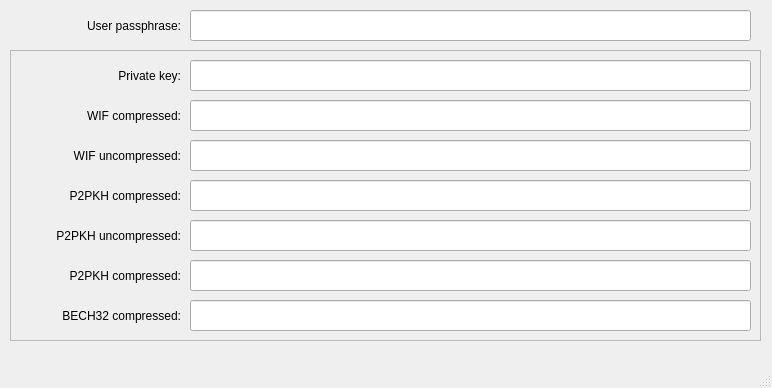
<?xml version="1.0" encoding="UTF-8"?>
<ui version="4.0">
 <class>MainWindow</class>
 <widget class="QMainWindow" name="MainWindow">
  <property name="geometry">
   <rect>
    <x>0</x>
    <y>0</y>
    <width>772</width>
    <height>388</height>
   </rect>
  </property>
  <property name="sizePolicy">
   <sizepolicy hsizetype="Fixed" vsizetype="Fixed">
    <horstretch>0</horstretch>
    <verstretch>0</verstretch>
   </sizepolicy>
  </property>
  <property name="windowTitle">
   <string>C++ test task : Bitcoin address generation</string>
  </property>
  <widget class="QWidget" name="centralwidget">
   <property name="sizePolicy">
    <sizepolicy hsizetype="Fixed" vsizetype="Fixed">
     <horstretch>0</horstretch>
     <verstretch>0</verstretch>
    </sizepolicy>
   </property>
   <widget class="QLabel" name="label">
    <property name="geometry">
     <rect>
      <x>0</x>
      <y>10</y>
      <width>181</width>
      <height>31</height>
     </rect>
    </property>
    <property name="text">
     <string>User passphrase:</string>
    </property>
    <property name="alignment">
     <set>Qt::AlignRight|Qt::AlignTrailing|Qt::AlignVCenter</set>
    </property>
   </widget>
   <widget class="QLineEdit" name="UserInput">
    <property name="geometry">
     <rect>
      <x>190</x>
      <y>10</y>
      <width>561</width>
      <height>31</height>
     </rect>
    </property>
    <property name="text">
     <string/>
    </property>
   </widget>
   <widget class="QFrame" name="frame">
    <property name="geometry">
     <rect>
      <x>10</x>
      <y>50</y>
      <width>751</width>
      <height>291</height>
     </rect>
    </property>
    <property name="frameShape">
     <enum>QFrame::StyledPanel</enum>
    </property>
    <property name="frameShadow">
     <enum>QFrame::Raised</enum>
    </property>
    <widget class="QLineEdit" name="PrivateKey">
     <property name="geometry">
      <rect>
       <x>180</x>
       <y>10</y>
       <width>561</width>
       <height>31</height>
      </rect>
     </property>
     <property name="text">
      <string/>
     </property>
    </widget>
    <widget class="QLabel" name="label_2">
     <property name="geometry">
      <rect>
       <x>10</x>
       <y>10</y>
       <width>161</width>
       <height>31</height>
      </rect>
     </property>
     <property name="text">
      <string>Private key:</string>
     </property>
     <property name="alignment">
      <set>Qt::AlignRight|Qt::AlignTrailing|Qt::AlignVCenter</set>
     </property>
    </widget>
    <widget class="QLabel" name="label_3">
     <property name="geometry">
      <rect>
       <x>10</x>
       <y>50</y>
       <width>161</width>
       <height>31</height>
      </rect>
     </property>
     <property name="text">
      <string>WIF compressed:</string>
     </property>
     <property name="alignment">
      <set>Qt::AlignRight|Qt::AlignTrailing|Qt::AlignVCenter</set>
     </property>
    </widget>
    <widget class="QLineEdit" name="WIFc">
     <property name="geometry">
      <rect>
       <x>180</x>
       <y>50</y>
       <width>561</width>
       <height>31</height>
      </rect>
     </property>
     <property name="text">
      <string/>
     </property>
    </widget>
    <widget class="QLineEdit" name="WIFu">
     <property name="geometry">
      <rect>
       <x>180</x>
       <y>90</y>
       <width>561</width>
       <height>31</height>
      </rect>
     </property>
     <property name="text">
      <string/>
     </property>
    </widget>
    <widget class="QLabel" name="label_4">
     <property name="geometry">
      <rect>
       <x>10</x>
       <y>90</y>
       <width>161</width>
       <height>31</height>
      </rect>
     </property>
     <property name="text">
      <string>WIF uncompressed:</string>
     </property>
     <property name="alignment">
      <set>Qt::AlignRight|Qt::AlignTrailing|Qt::AlignVCenter</set>
     </property>
    </widget>
    <widget class="QLineEdit" name="P2PKHc">
     <property name="geometry">
      <rect>
       <x>180</x>
       <y>130</y>
       <width>561</width>
       <height>31</height>
      </rect>
     </property>
     <property name="text">
      <string/>
     </property>
    </widget>
    <widget class="QLabel" name="label_5">
     <property name="geometry">
      <rect>
       <x>10</x>
       <y>130</y>
       <width>161</width>
       <height>31</height>
      </rect>
     </property>
     <property name="text">
      <string>P2PKH compressed:</string>
     </property>
     <property name="alignment">
      <set>Qt::AlignRight|Qt::AlignTrailing|Qt::AlignVCenter</set>
     </property>
    </widget>
    <widget class="QLineEdit" name="P2PKHu">
     <property name="geometry">
      <rect>
       <x>180</x>
       <y>170</y>
       <width>561</width>
       <height>31</height>
      </rect>
     </property>
     <property name="text">
      <string/>
     </property>
    </widget>
    <widget class="QLabel" name="label_6">
     <property name="geometry">
      <rect>
       <x>10</x>
       <y>170</y>
       <width>161</width>
       <height>31</height>
      </rect>
     </property>
     <property name="text">
      <string>P2PKH uncompressed:</string>
     </property>
     <property name="alignment">
      <set>Qt::AlignRight|Qt::AlignTrailing|Qt::AlignVCenter</set>
     </property>
    </widget>
    <widget class="QLineEdit" name="P2SHc">
     <property name="geometry">
      <rect>
       <x>180</x>
       <y>210</y>
       <width>561</width>
       <height>31</height>
      </rect>
     </property>
     <property name="text">
      <string/>
     </property>
    </widget>
    <widget class="QLabel" name="label_7">
     <property name="geometry">
      <rect>
       <x>10</x>
       <y>210</y>
       <width>161</width>
       <height>31</height>
      </rect>
     </property>
     <property name="text">
      <string>P2PKH compressed:</string>
     </property>
     <property name="alignment">
      <set>Qt::AlignRight|Qt::AlignTrailing|Qt::AlignVCenter</set>
     </property>
    </widget>
    <widget class="QLineEdit" name="BECH32c">
     <property name="geometry">
      <rect>
       <x>180</x>
       <y>250</y>
       <width>561</width>
       <height>31</height>
      </rect>
     </property>
     <property name="text">
      <string/>
     </property>
    </widget>
    <widget class="QLabel" name="label_8">
     <property name="geometry">
      <rect>
       <x>10</x>
       <y>250</y>
       <width>161</width>
       <height>31</height>
      </rect>
     </property>
     <property name="text">
      <string>BECH32 compressed:</string>
     </property>
     <property name="alignment">
      <set>Qt::AlignRight|Qt::AlignTrailing|Qt::AlignVCenter</set>
     </property>
    </widget>
   </widget>
  </widget>
  <widget class="QMenuBar" name="menubar">
   <property name="enabled">
    <bool>false</bool>
   </property>
   <property name="geometry">
    <rect>
     <x>0</x>
     <y>0</y>
     <width>772</width>
     <height>23</height>
    </rect>
   </property>
   <property name="mouseTracking">
    <bool>false</bool>
   </property>
  </widget>
  <widget class="QStatusBar" name="statusbar">
   <property name="enabled">
    <bool>false</bool>
   </property>
  </widget>
 </widget>
 <resources/>
 <connections/>
</ui>
